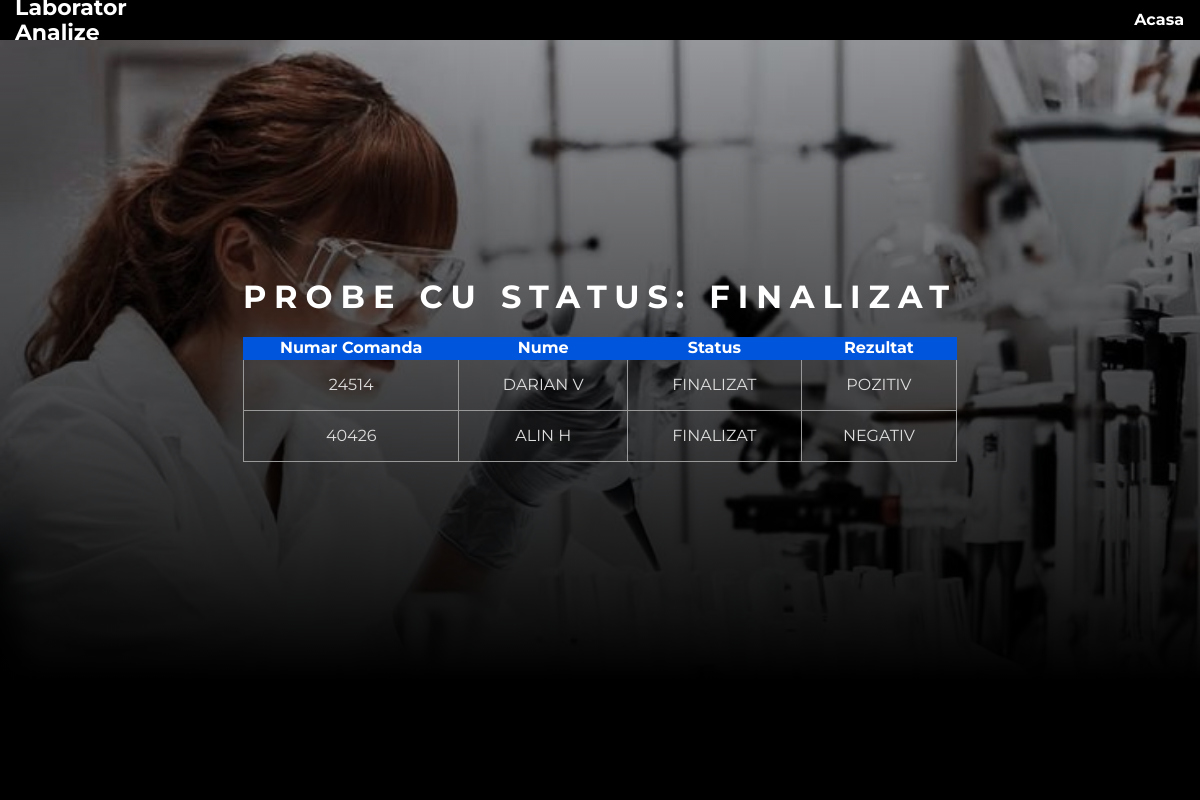
Page /public/doctor/probe/statusfinalizat.php on the committed database.
### tables this page shows
CREATE TABLE `probe` (
  `id` int(11) NOT NULL,
  `proba_sn` int(10) NOT NULL,
  `analiza_nume` varchar(255) NOT NULL,
  `pacient_nume` varchar(255) NOT NULL,
  `doctor_nume` varchar(255) NOT NULL,
  `frigider_nume` varchar(255) NOT NULL,
  `sertar_numar` int(10) NOT NULL,
  `locatie_nume` varchar(255) NOT NULL,
  `analiza_calitate` varchar(255) NOT NULL,
  `rezultat` varchar(255) NOT NULL,
  `status` varchar(255) NOT NULL
);

### privat/functii.php (called while the page is built, shortened)
<?php
function url_for($script_path) {
  return WWW_ROOT . $script_path;
}
?>

### public/doctor/probe/statusfinalizat.php (the view, shortened to what this page needs)
<?php require_once('../../../privat/initializare.php'); ?>
<?php
$status = 'FINALIZAT';
$sql = "SELECT * FROM probe ";
$sql .="WHERE status='" . $status . "' ";
$sql .="ORDER BY id ASC";
$result = mysqli_query($db, $sql);
?>
<!DOCTYPE html>
<html lang="en">
<head>
    <link href="../../css/normalize.css" rel="stylesheet" >
    <link href="../css/style.css" rel="stylesheet" >
</head>
<body>
<header class="main-header">
        <div>
            <a href="#" class="main-header__brand"> Laborator Analize</a>
        </div>
        <nav class="main-nav">
            <ul class="main-nav__items">
                <li class="main-nav__item">
                    <a href="<?php echo url_for('/doctor/probe/statusprobe.php'); ?>" >Acasa</a>
                </li>
            </ul>
        </nav>
    </header>
    <div class="wrapper" id="test">
        <div class="side left">
            <div class="image pacient"></div>
            <div class="caption">
                <h1>Probe cu status: Finalizat</h1>
                <table class="lista">
                    <tr>
                        <th>Numar Comanda</th>
                        <th>Nume</th>
                        <th>Status</th>
                        <th>Rezultat</th>
                    </tr>
                <?php while($proba = mysqli_fetch_assoc($result)) {?>
                    <tr>
                        <td><?php echo $proba['proba_sn']; ?></td>
                        <td><?php echo $proba['pacient_nume']; ?> </td>
                        <td><?php echo $proba['status']; ?></td>
                        <td><?php echo $proba['rezultat']; ?></td>
                    </tr>
                <?php };?>
                </table>
            </div>
        </div>
    </div>
    <footer class="main-footer">
        <nav>
            <ul class="main-footer__links">
            </ul>
        </nav>
    </footer>
</body>
</html>

### public/doctor/css/style.css (style rules this page uses)
body { font-family: 'Montserrat', sans-serif; }
.main-header { display:flex; width:100%; height:5vh; background-color: #000; color:#fff; top:0; left:0; align-items:center; justify-content: center; }
.main-header > div { display: inline-block; vertical-align: middle; padding-left:15px; }
.main-header__brand { color: #fff; text-decoration: none; font-weight: bold; font-size: 22px; }
.main-nav { display: inline-block; text-align: right; width: calc(100% - 74px); vertical-align: middle; }
.main-nav__items { margin: 0; padding: 0; list-style: none; }
.main-nav__item { display: inline-block; margin: 0 16px; }
.main-nav__item a { text-decoration: none; color: #fff; font-weight: bold; padding: 3px 0; }
.main-footer { display:flex; width:100%; height:15vh; background-color:#000; color:#fff; align-items:flex-end; justify-content:flex-end; }
.main-footer__links { list-style: none; margin: 0; padding: 0; text-align: center; }
.wrapper .left { width:100%; height:90vh; position:relative; display:flex; align-items:center; justify-content: center; overflow: hidden; }
.wrapper .image { width: 100%; height: 100%; background-size:cover; background-position: center; position:absolute; top:0; left:0; transition: 0.25s ease all; }
.pacient { background:url('../../img/logindoctor.jpg'); }
.wrapper .side::before { background: linear-gradient(0deg, rgba(0,0,0,1) 0%, rgba(0,0,0,0.13769257703081228) 100%); width:100%; height:100%; position:absolute; top:0; left:0; z-index:1; content:''; display:block; }
.wrapper .caption { position:relative; z-index:10; color:#fff; text-align:center; }
.wrapper .caption h1 { text-transform: uppercase; letter-spacing:0.25em; }
@media screen and (min-width:800px) { .wrapper { display:flex; } }
@media screen and (min-width:800px) { .wrapper .left { width:100%; height:80vh; align-items:center; justify-content: center; overflow: hidden; } }
.wrapper .caption table { border-collapse: collapse; vertical-align: top; }
.wrapper .caption table.lista { width: 100%; }
td { border: 1px solid #999999; padding: 1rem; text-align: center; text-transform: uppercase; color:#ddd; }
.wrapper .caption .lista tr th { border: 1px solid #0055DD; background: #0055DD; color: white; text-align: center; }

### rows in the picture
probe: proba_sn "24514", pacient_nume "DARIAN V", status "FINALIZAT", rezultat "POZITIV"
probe: proba_sn "40426", pacient_nume "ALIN H", status "FINALIZAT", rezultat "NEGATIV"
